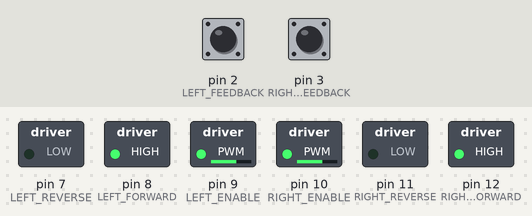
A sketch run on a simulated Arduino Uno, built with avr-gcc and run on an emulated ATmega328P. Shown: switched loads named in the sketch (green lamp = pin HIGH). The inputs (shaded band) are chosen by the test bench; at power-on: pin 2 (LEFT_FEEDBACK) LOW, pin 3 (RIGHT_FEEDBACK) LOW. What the sketch prints to the serial monitor is not drawn. At 10.0 s the program stops and its outputs stay as they are.

Above: at 1.2 s.
1.3 s: pin 2 (LEFT_FEEDBACK) pulled HIGH for 0.15 s
At 2.1 s:
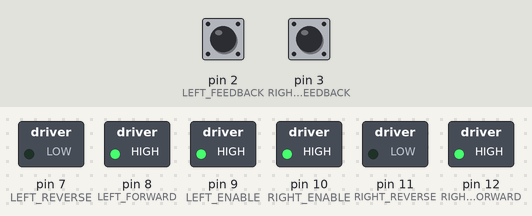
3.0 s: pin 3 (RIGHT_FEEDBACK) pulled HIGH for 0.15 s
At 10.9 s:
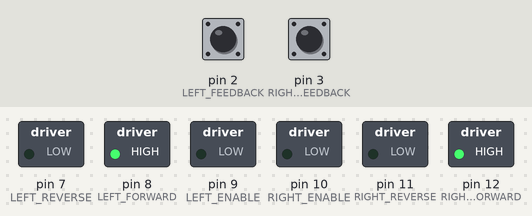
Timing chart, 0 to 11.5 s (numbered marks = the images above; inputs shaded):
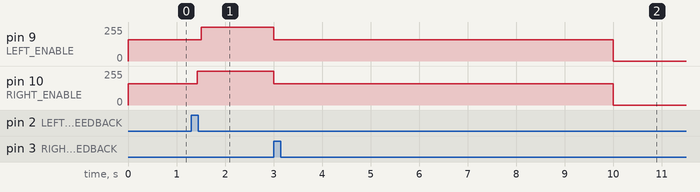

The sketch:

Hopefully_Better_Story_6.ino
```cpp
/*
  This program blinks pin 13 of the Arduino (the
  built-in LED)
*/

// help

const int LEFT_FEEDBACK = 2; // Pin numbers on Rover
const int RIGHT_FEEDBACK = 3;

volatile int leftcounter = 0; // initiate counter to zero for start
volatile int rightcounter = 0; // counter could always be reset
volatile int leftspeed = 160;
volatile int rightspeed = 160;
volatile int direction = 0;


const int RIGHT_FORWARD = 12;
const int RIGHT_REVERSE = 11;
const int RIGHT_ENABLE = 10;
const int LEFT_ENABLE = 9;
const int LEFT_FORWARD = 8;
const int LEFT_REVERSE = 7;

const int FORWARD_IN_MILLISECONDS = 5000;
const int STOP_IN_MILLISECONDS = 1000;
const int REVERSE_IN_MILLISECONDS = 2000;

const int COUNTS_PER_METRE = 435;

void setup()
{
  Serial.begin(115200);
  attachInterrupt(digitalPinToInterrupt(LEFT_FEEDBACK),LeftMotorISR,RISING);
  attachInterrupt(digitalPinToInterrupt(RIGHT_FEEDBACK),RightMotorISR,RISING);

  pinMode(RIGHT_FORWARD, OUTPUT);
  pinMode(LEFT_FORWARD, OUTPUT);

  pinMode(RIGHT_ENABLE, OUTPUT);
  pinMode(LEFT_ENABLE, OUTPUT);

  pinMode(RIGHT_REVERSE, OUTPUT);
  pinMode(LEFT_REVERSE, OUTPUT);

  MoveForward();

}

void loop()
{
  delay(1);
  Serial.println(leftcounter);
  Serial.println(leftspeed);
  analogWrite(LEFT_ENABLE,leftspeed);
  analogWrite(RIGHT_ENABLE,rightspeed);

  if (rightcounter > leftcounter)
  {

    leftspeed = leftspeed + 1;
    rightspeed = rightspeed - 1;

  }

  if (leftcounter > rightcounter)
  {

    leftspeed = leftspeed - 1;
    rightspeed = rightspeed + 1;

  }
  if (leftcounter == rightcounter)
  {
  leftspeed = 160;
  rightspeed = 160;
  }

  if (millis() >= 10000){
    TurnOffMotors();
    exit(0);
  }
}

void MoveForward()
{
  TurnOnMotors();
  digitalWrite(RIGHT_REVERSE, LOW);
  digitalWrite(LEFT_REVERSE, LOW);

  digitalWrite(RIGHT_FORWARD, HIGH);
  digitalWrite(LEFT_FORWARD, HIGH);
}

void Reverse()
{
  TurnOnMotors();

  digitalWrite(RIGHT_FORWARD, LOW);
  digitalWrite(LEFT_FORWARD, LOW);

  digitalWrite(RIGHT_REVERSE, HIGH);
  digitalWrite(LEFT_REVERSE, HIGH);
}

void TurnOffMotors()
{
  digitalWrite(RIGHT_ENABLE,LOW);
  digitalWrite(LEFT_ENABLE,LOW);
}
/*
//This is for later
void TurnRight()
{
  digtalWrite(RIGHT_TURN, HIGH)
  digitalWrite(LEFT_TURN, LOW)
}
void TurnLeft()
{
  digtalWrite(LEFT_TURN, HIGH)
  digitalWrite(RIGHT_TURN, LOW)
}
//----------------
*/
void TurnOnMotors()
{
  digitalWrite(RIGHT_ENABLE, HIGH);
  digitalWrite(LEFT_ENABLE, HIGH);
}

void LeftMotorISR(){
  // adds one to the counter on each motor revolution
  leftcounter++;
}
void RightMotorISR() {
  // adds one to the counter on each motor revolution
  rightcounter++;
}
```

Measured:
- after the input at 1.3 s, pin 9 (LEFT_ENABLE): 160/255 → 255/255 after 0.20 s; pin 10 (RIGHT_ENABLE): 160/255 → 255/255 after 0.12 s
- after the input at 3.0 s, pin 9 (LEFT_ENABLE), pin 10 (RIGHT_ENABLE): 255/255 → 160/255 at once, → 0/255 7.0 s later
